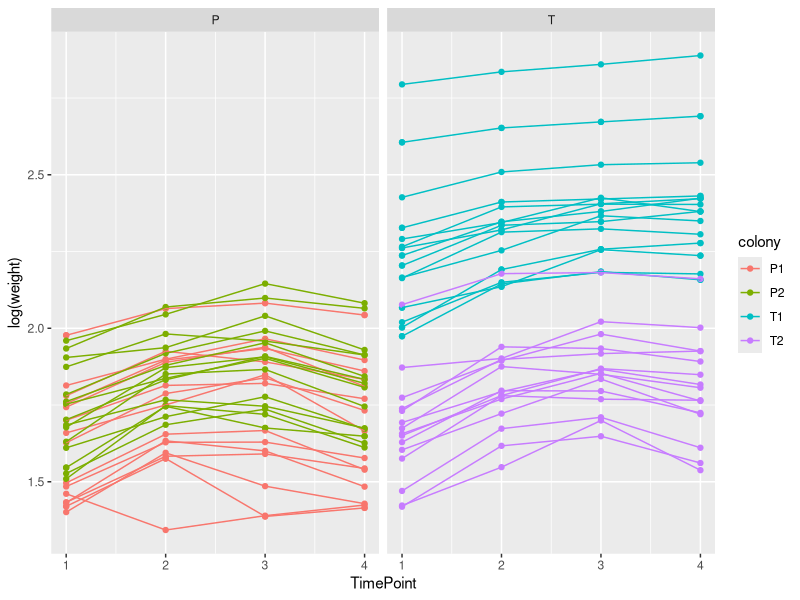
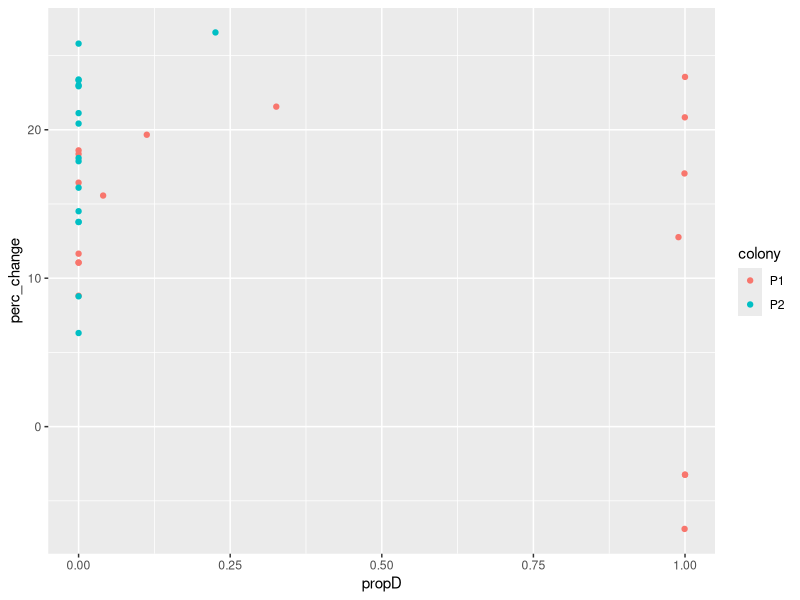
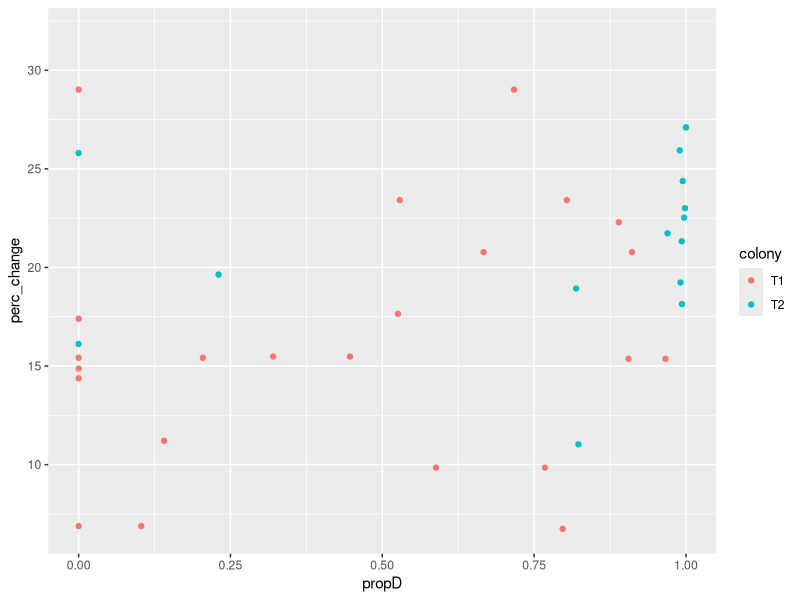

Here is the R script that generated these plots, in order:
library(tidyverse)
propD<-read_csv("Data/qPCR/proportionD.csv")

# Import buoyant weight data
bw_mastersheet <- read_csv("Data/Buoyant_Weight/bw_mastersheet.csv") %>%
  mutate(species = str_sub(FragID, 1, 1),
         colony = str_sub(FragID, 1, 2)) %>%
  full_join(propD)

# Create function to convert buoyant weight to dry weight based on temperature and skeletal density
bw.dw <- function(bw, temp, CoralDens) {
  StdAir <- 39.092
  StdFW <- 0.0047263 * temp + 21.474
  StdSW <- 0.0052731 * temp + 21.003
  StdDens <- 1/(1-(StdFW/StdAir))
  SWDens <- StdDens*(1-(StdSW/StdAir))
  CoralWeight <- bw/(1-(SWDens/CoralDens))
  return(CoralWeight)
}

# Remove pedestal weight, and convert coral buoyant weight to dry weight
bw_mastersheet %>%
  mutate(bw_coral = case_when(pedestal == 1 ~ weight - 2.308,
                              pedestal == 2 ~ weight - 2.860),
        coraldens = case_when(species == "T" ~ 2.1,                # REPLACE 2.1 WITH TURBINARIA SKELETAL DENSITY
                              species == "P" ~ 2.1),               # REPLACE 2.1 WITH POCILLOPORA SKELETAL DENSITY
     weight_coral = pmap_dbl(.l = list(bw_coral, as.numeric(temp), coraldens), ~bw.dw(..1, ..2, ..3)))
  



#############
# Plot weight over time
fig <- ggplot(bw_mastersheet, aes(x = TimePoint, y = log(weight), 
                                  group = FragID, color = colony)) +
  geom_point() +
  geom_line() +
  facet_wrap(~species)
# Bryce: there is a row with NA for species. Track down why this is there and remove it upstream.
fig %+% filter(bw_mastersheet, !is.na(species))

# There are quite a few frags that decrease in weight between time points
# and we need to QC these. Did they break? Did they have partial mortality?

#############
# Calculate percent growth
df <- bw_mastersheet %>%
  group_by(FragID,colony, species, propD) %>%
  summarise(perc_change = (weight[TimePoint == 3] -weight[TimePoint == 1])/(weight[TimePoint == 1])*100)
#summarise(perc_change = (weight[TimePoint == 2] -weight[TimePoint == 1])/(weight[TimePoint == 1])*100)
#group_By<- tidyverse function that uses column names (no spaces, lower case etc), to make certain cgoups 


#############
# Plot Pocillopora growth
df %>%
  filter(species == "P") %>%
  ggplot(aes(x=propD, y=perc_change, color = colony))+geom_point()#for P1 & P2

# Analyze Pocillopora
pmod <- lm(perc_change ~ propD*colony, data = filter(df, species == "P"))
anova(pmod)



#############
# Plot Turbinaria growth

df %>%
  filter(species == "T") %>%
  ggplot(aes(x=propD, y=perc_change, color = colony))+geom_point()

mod<-lm(perc_change ~ propD*colony, data = filter(df, species == "T"))
anova(mod)


#############

